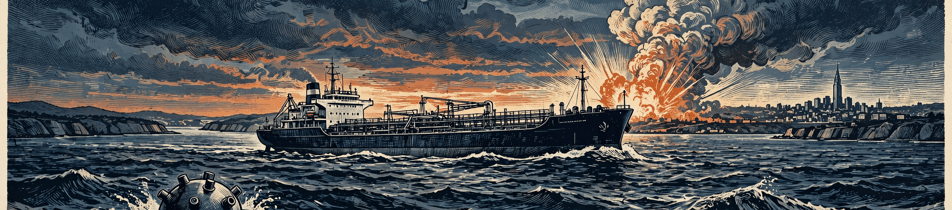
#> input picture hero.png, 952 x 210 px
$ python draw.py
#> lines starting #> are read from the running program, lines starting #| are printed output that depends on the picture
#!/usr/bin/env python3
"""Draw "The World in One Day" for Wednesday 25 November 2026.

A one-page broadsheet, 1024x1024 PNG, summing up the day's world news
for the make.fun news-image-20261125 entry. The front-page art
(hero.png, kept beside this file) is an AI-generated woodcut-style
illustration of the lead story; every headline and paragraph below was
reported on 25 November 2026 (SCMP, The Japan Times, ProPublica,
Qatar Tribune, One Turn, Horizon, DD India). Deterministic: the same
inputs give the same bytes every run.

Run:  python3 draw.py            (writes entry.png beside this file)
"""
from PIL import Image, ImageDraw, ImageFont

W = H = 1024
PAPER = (248, 245, 238)
INK = (21, 20, 18)
GREY = (92, 86, 76)
RED = (163, 28, 28)
RULE = (35, 33, 30)
FAINT = (168, 160, 146)

SERIF_B = "/usr/share/fonts/truetype/liberation/LiberationSerif-Bold.ttf"
SERIF = "/usr/share/fonts/truetype/liberation/LiberationSerif-Regular.ttf"
SERIF_I = "/usr/share/fonts/truetype/liberation/LiberationSerif-Italic.ttf"
SANS_B = "/usr/share/fonts/truetype/liberation/LiberationSans-Bold.ttf"
SANS = "/usr/share/fonts/truetype/liberation/LiberationSans-Regular.ttf"


def F(path, size):
    return ImageFont.truetype(path, size)


img = Image.new("RGB", (W, H), PAPER)
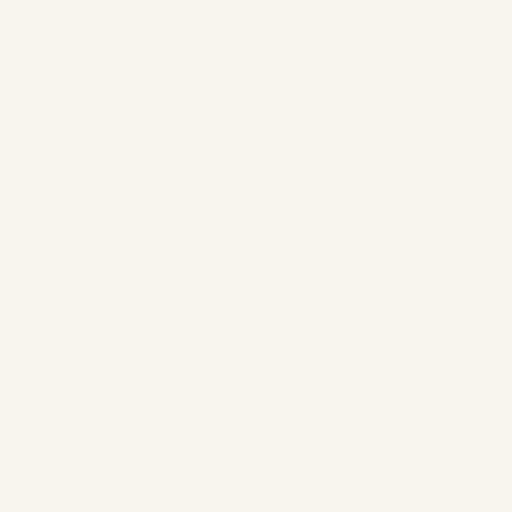
#> img: PIL image 1024x1024 RGB (shown at 1/2 size); mean R, G, B 248, 245, 238
d = ImageDraw.Draw(img)
MX = 36                 # side margin
X1 = W - MX             # right edge of the text block
CW = X1 - MX            # column width


def hline(y, x0=MX, x1=X1, w=2, fill=RULE):
    d.line([(x0, y), (x1, y)], fill=fill, width=w)


def centered(text, y, fnt, fill=INK):
#> called with y = 22, fill = (92, 86, 76)
    tw = d.textlength(text, font=fnt)
#> tw = 478.4
    d.text(((W - tw) / 2, y), text, font=fnt, fill=fill)
    return y + fnt.size


def wrap(text, fnt, max_w):
    words, lines, cur = text.split(), [], ""
    for wd in words:
        trial = (cur + " " + wd).strip()
        if d.textlength(trial, font=fnt) <= max_w:
            cur = trial
        else:
            lines.append(cur)
            cur = wd
    if cur:
        lines.append(cur)
    return lines


def block(text, x, y, fnt, max_w, leading, fill=INK):
#> called with text = 'Tankers Hit Mines in Hormuz', x = 36, y = 144, max_w = 952, leading = 58, fill = (21, 20, 18)
    for ln in wrap(text, fnt, max_w):
        d.text((x, y), ln, font=fnt, fill=fill)
        y += leading
#> after the loop, y = 202
    return y


def story(x, y, col_w, kicker, head, body):
    d.text((x, y), kicker, font=F(SANS_B, 13), fill=RED)
    y += 18
    y = block(head, x, y, F(SERIF_B, 22), col_w, 25)
    y += 2
    y = block(body, x, y, F(SERIF, 16), col_w, 20, fill=(45, 42, 38))
    return y


# ---- masthead -------------------------------------------------------------
y = 22
y = centered("WEDNESDAY · 25 NOVEMBER 2026 · ONE PAGE, THE WHOLE DAY",
             y, F(SANS_B, 15), fill=GREY)
y += 6
y = centered("THE WORLD IN ONE DAY", y, F(SERIF_B, 54))
y += 8
hline(y, w=3)
y += 4
hline(y, w=1)
y += 13

# ---- lead -----------------------------------------------------------------
d.text((MX, y), "STRAIT OF HORMUZ · THE IRAN WAR", font=F(SANS_B, 14), fill=RED)
y += 22
y = block("Tankers Hit Mines in Hormuz", MX, y, F(SERIF_B, 52), CW, 58)
#> y = 202
y += 2
#> y = 204
y = block("Iran's Revolutionary Guards said two tankers struck mines in the "
          "chokepoint that carries a fifth of the world's oil — and with a "
          "second strike on Riyadh, a collapsed climate summit and a rout "
          "in AI shares, it was a day felt everywhere at once.",
          MX, y, F(SERIF, 19), CW, 24, fill=(45, 42, 38))
#> the loop in block (call 2), `for ln in wrap(text, fnt, max_w):` made 2 passes
#> y on passes 1 to 2: 228, 252
#> y = 252
y += 10
#> y = 262

# ---- front-page art ---------------------------------------------------------
art = Image.open("hero.png").convert("RGB")
#> art is the input picture: PIL image 952x210 RGB; mean R, G, B 83.5, 85.3, 86.3
img.paste(art, (MX, y))
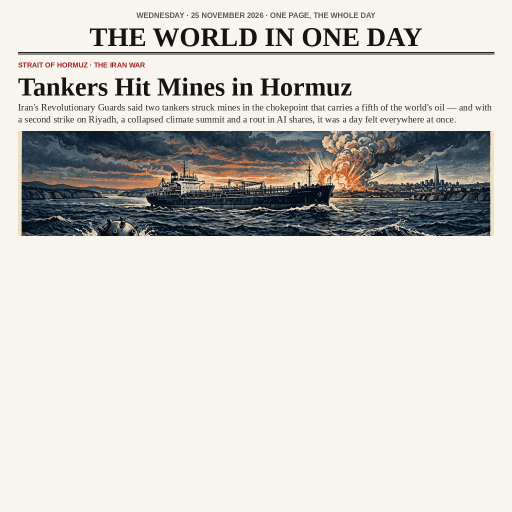
#> img: PIL image 1024x1024 RGB (shown at 1/2 size); mean R, G, B 210.6, 208.4, 203.1
d.rectangle([MX, y, MX + art.width - 1, y + art.height - 1], outline=RULE, width=2)
y += art.height + 6
#> y = 478
y = block("A tanker crosses the strait as an explosion lights the far shore "
          "and a naval mine rides the swell.",
          MX, y, F(SANS, 13), CW, 16, fill=GREY)
#> y = 494
y += 8
#> y = 502
hline(y, w=2)
y += 12
#> y = 514

# ---- two columns ------------------------------------------------------------
GUT = 28
COLW = (CW - GUT) // 2
LX, RX = MX, MX + COLW + GUT
top = y
#> top = 514

ly = top
#> ly = 514
ly = story(LX, ly, COLW, "SAUDI ARABIA",
           "Riyadh's Tallest Tower Struck Again",
           "Saudi Arabia said 11 people were hurt when the capital's "
           "tallest skyscraper was hit for the second time in a week, "
           "blaming Yemen's Houthi rebels.")
#> in story, `y += 18`: y = 532
#> in story, `y = block(head, x, y, F(SERIF_B, 22), col_w, 25)`: y = 557
#> in story, `y += 2`: y = 559
#> in story, `y = block(body, x, y, F(SERIF, 16), col_w, 20, fill=(45, 42, 38))`: y = 619
#> ly = 619
ly += 11
#> ly = 630
ly = story(LX, ly, COLW, "CLIMATE · ANTALYA",
           "Climate Talks Collapse at COP31",
           "The summit ended in failure after Saudi Arabia and other "
           "oil states blocked any mention of phasing out fossil fuels, "
           "pressing carbon capture instead.")
#> ly = 735
ly += 11
#> ly = 746
ly = story(LX, ly, COLW, "UNITED STATES · COURTS",
           "Huawei Convicted in U.S. Trial",
           "A federal jury convicted the Chinese telecoms giant in a "
           "sprawling criminal case over its Iran business and "
           "technology taken from American rivals.")
#> ly = 851

ry = top
#> ry = 514
ry = story(RX, ry, COLW, "TECH · NVIDIA",
           "Huang's Comeback Rally Fades",
           "Nvidia slid about 7% as lawmakers questioned President "
           "Trump's hand in restoring Jensen Huang as chief executive; "
           "Huang told staff he is in daily therapy.")
#> ry = 619
ry += 11
#> ry = 630
ry = story(RX, ry, COLW, "MARKETS",
           "AI Doubts Sink Asian Shares",
           "The Nikkei fell 2.76% and the S&P 500 0.5% as investors "
           "again doubted the AI boom will pay off. Brent crude dropped "
           "to $87.49 a barrel.")
#> ry = 735
ry += 11
#> ry = 746
ry = story(RX, ry, COLW, "SPACE · SHENZHOU-24",
           "First Pakistani Astronaut Aboard China's Station",
           "Shenzhou-24 docked at China's space station carrying the "
           "first Pakistani national into orbit, a first for the two "
           "countries' space partnership.")
#> ry = 856

y = max(ly, ry) + 10
#> y = 866
d.line([(MX + COLW + GUT // 2, top), (MX + COLW + GUT // 2, y - 16)],
       fill=FAINT, width=1)

# ---- also today -------------------------------------------------------------
hline(y, w=2)
y += 9
#> y = 875
d.text((MX, y), "ALSO TODAY", font=F(SANS_B, 14), fill=RED)
y += 20
#> y = 895
y = block("Cartagena supermarket hostages freed unharmed · Sports court "
          "returns the Africa Cup title to Senegal · Beijing investigates "
          "Shanghai's party chief in a widening shake-up · Australia signs "
          "a Solomon Islands security pact barring foreign bases · "
          "Washington readies new global tariffs after its capacity probe "
          "· Landmine casualties hit a five-year high of 7,000 · World "
          "court rules Myanmar's army committed genocide against the "
          "Rohingya",
          MX, y, F(SERIF, 16), CW, 21, fill=(45, 42, 38))
#> y = 958
y += 9
#> y = 967
hline(y, w=1)
y += 7
#> y = 974
centered("Reporting: SCMP · The Japan Times · ProPublica · Qatar Tribune · "
         "One Turn · Horizon · DD India", y, F(SANS, 13), fill=GREY)

assert y + 30 <= H, f"page overflow: content ends at {y}"
img.quantize(colors=256, method=Image.Quantize.MEDIANCUT).save(
    "entry.png", optimize=True)
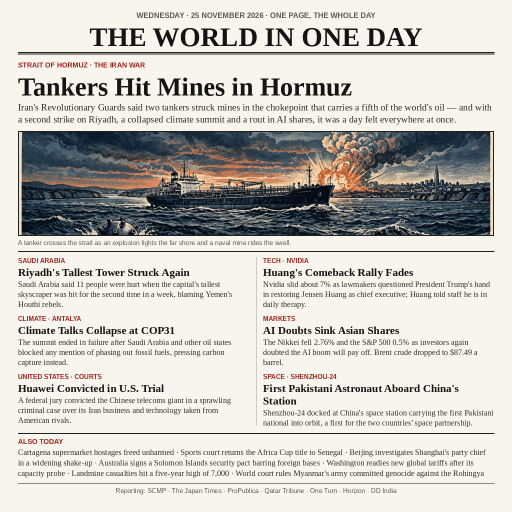
#> saved as entry.png: PIL image 1024x1024 P (shown at 1/2 size); mean R, G, B 202.1, 199.5, 194.3
print("wrote entry.png, content ends at y =", y)
#| wrote entry.png, content ends at y = 974
